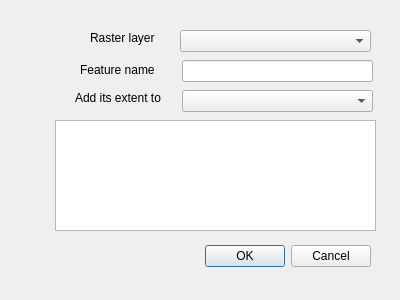
<?xml version="1.0" encoding="UTF-8"?>
<ui version="4.0">
 <class>MapAdderDialogBase</class>
 <widget class="QDialog" name="MapAdderDialogBase">
  <property name="geometry">
   <rect>
    <x>0</x>
    <y>0</y>
    <width>400</width>
    <height>300</height>
   </rect>
  </property>
  <property name="windowTitle">
   <string>Map Adder</string>
  </property>
  <widget class="QDialogButtonBox" name="button_box">
   <property name="geometry">
    <rect>
     <x>30</x>
     <y>240</y>
     <width>341</width>
     <height>32</height>
    </rect>
   </property>
   <property name="orientation">
    <enum>Qt::Horizontal</enum>
   </property>
   <property name="standardButtons">
    <set>QDialogButtonBox::Cancel|QDialogButtonBox::Ok</set>
   </property>
  </widget>
  <widget class="QComboBox" name="rasterCombo">
   <property name="geometry">
    <rect>
     <x>180</x>
     <y>30</y>
     <width>191</width>
     <height>22</height>
    </rect>
   </property>
  </widget>
  <widget class="QComboBox" name="tableCombo">
   <property name="geometry">
    <rect>
     <x>182</x>
     <y>90</y>
     <width>191</width>
     <height>22</height>
    </rect>
   </property>
  </widget>
  <widget class="QLabel" name="label">
   <property name="geometry">
    <rect>
     <x>90</x>
     <y>30</y>
     <width>81</width>
     <height>16</height>
    </rect>
   </property>
   <property name="text">
    <string>Raster layer</string>
   </property>
  </widget>
  <widget class="QLabel" name="label_2">
   <property name="geometry">
    <rect>
     <x>75</x>
     <y>90</y>
     <width>96</width>
     <height>16</height>
    </rect>
   </property>
   <property name="text">
    <string>Add its extent to</string>
   </property>
  </widget>
  <widget class="QLineEdit" name="nameEdit">
   <property name="geometry">
    <rect>
     <x>182</x>
     <y>60</y>
     <width>191</width>
     <height>22</height>
    </rect>
   </property>
  </widget>
  <widget class="QLabel" name="label_3">
   <property name="geometry">
    <rect>
     <x>80</x>
     <y>60</y>
     <width>91</width>
     <height>20</height>
    </rect>
   </property>
   <property name="text">
    <string>Feature name</string>
   </property>
  </widget>
  <widget class="QTextBrowser" name="infoLabel">
   <property name="geometry">
    <rect>
     <x>55</x>
     <y>120</y>
     <width>321</width>
     <height>111</height>
    </rect>
   </property>
  </widget>
 </widget>
 <resources/>
 <connections>
  <connection>
   <sender>button_box</sender>
   <signal>accepted()</signal>
   <receiver>MapAdderDialogBase</receiver>
   <slot>accept()</slot>
   <hints>
    <hint type="sourcelabel">
     <x>20</x>
     <y>20</y>
    </hint>
    <hint type="destinationlabel">
     <x>20</x>
     <y>20</y>
    </hint>
   </hints>
  </connection>
  <connection>
   <sender>button_box</sender>
   <signal>rejected()</signal>
   <receiver>MapAdderDialogBase</receiver>
   <slot>reject()</slot>
   <hints>
    <hint type="sourcelabel">
     <x>20</x>
     <y>20</y>
    </hint>
    <hint type="destinationlabel">
     <x>20</x>
     <y>20</y>
    </hint>
   </hints>
  </connection>
 </connections>
</ui>
